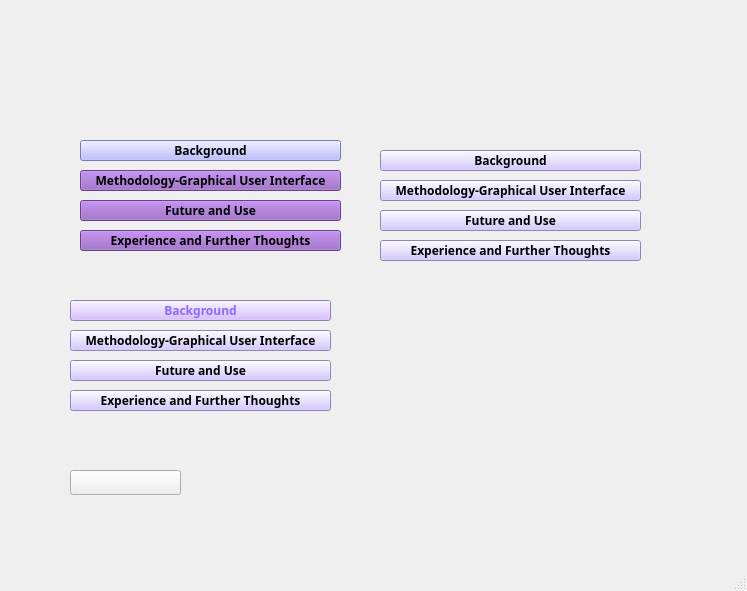
<?xml version="1.0" encoding="UTF-8"?>
<ui version="4.0">
 <class>MainWindow</class>
 <widget class="QMainWindow" name="MainWindow">
  <property name="geometry">
   <rect>
    <x>0</x>
    <y>0</y>
    <width>747</width>
    <height>591</height>
   </rect>
  </property>
  <property name="windowTitle">
   <string>MainWindow</string>
  </property>
  <widget class="QWidget" name="centralwidget">
   <widget class="PyDMFrame" name="PyDMFrame">
    <property name="geometry">
     <rect>
      <x>50</x>
      <y>10</y>
      <width>291</width>
      <height>241</height>
     </rect>
    </property>
    <property name="sizePolicy">
     <sizepolicy hsizetype="Expanding" vsizetype="Expanding">
      <horstretch>45</horstretch>
      <verstretch>45</verstretch>
     </sizepolicy>
    </property>
    <property name="toolTip">
     <string/>
    </property>
    <widget class="PyDMPushButton" name="PRACTICEBUTTON">
     <property name="geometry">
      <rect>
       <x>30</x>
       <y>130</y>
       <width>261</width>
       <height>21</height>
      </rect>
     </property>
     <property name="baseSize">
      <size>
       <width>1</width>
       <height>0</height>
      </size>
     </property>
     <property name="font">
      <font>
       <family>Sans Serif</family>
       <pointsize>9</pointsize>
       <weight>75</weight>
       <bold>true</bold>
      </font>
     </property>
     <property name="toolTip">
      <string/>
     </property>
     <property name="styleSheet">
      <string notr="true">border-color: rgb(0, 0, 0);
background-color: rgb(170, 170, 255);</string>
     </property>
     <property name="text">
      <string> Background </string>
     </property>
     <property name="flat">
      <bool>false</bool>
     </property>
    </widget>
    <widget class="PyDMPushButton" name="PyDMPushButton_2">
     <property name="geometry">
      <rect>
       <x>30</x>
       <y>160</y>
       <width>261</width>
       <height>21</height>
      </rect>
     </property>
     <property name="baseSize">
      <size>
       <width>1</width>
       <height>0</height>
      </size>
     </property>
     <property name="font">
      <font>
       <family>Sans Serif</family>
       <pointsize>9</pointsize>
       <weight>75</weight>
       <bold>true</bold>
      </font>
     </property>
     <property name="toolTip">
      <string/>
     </property>
     <property name="styleSheet">
      <string notr="true">border-color: rgb(0, 0, 0);
background-color: rgb(144, 90, 189);</string>
     </property>
     <property name="text">
      <string>Methodology-Graphical User Interface</string>
     </property>
     <property name="flat">
      <bool>false</bool>
     </property>
    </widget>
    <widget class="PyDMPushButton" name="PyDMPushButton_3">
     <property name="geometry">
      <rect>
       <x>30</x>
       <y>190</y>
       <width>261</width>
       <height>21</height>
      </rect>
     </property>
     <property name="baseSize">
      <size>
       <width>1</width>
       <height>0</height>
      </size>
     </property>
     <property name="font">
      <font>
       <family>Sans Serif</family>
       <pointsize>9</pointsize>
       <weight>75</weight>
       <bold>true</bold>
      </font>
     </property>
     <property name="toolTip">
      <string/>
     </property>
     <property name="styleSheet">
      <string notr="true">border-color: rgb(0, 0, 0);
background-color: rgb(144, 90, 189);</string>
     </property>
     <property name="text">
      <string>Future and Use</string>
     </property>
     <property name="flat">
      <bool>false</bool>
     </property>
    </widget>
    <widget class="PyDMPushButton" name="PyDMPushButton_4">
     <property name="geometry">
      <rect>
       <x>30</x>
       <y>220</y>
       <width>261</width>
       <height>21</height>
      </rect>
     </property>
     <property name="baseSize">
      <size>
       <width>1</width>
       <height>0</height>
      </size>
     </property>
     <property name="font">
      <font>
       <family>Sans Serif</family>
       <pointsize>9</pointsize>
       <weight>75</weight>
       <bold>true</bold>
      </font>
     </property>
     <property name="toolTip">
      <string/>
     </property>
     <property name="styleSheet">
      <string notr="true">border-color: rgb(0, 0, 0);
background-color: rgb(144, 90, 189);</string>
     </property>
     <property name="text">
      <string>Experience and Further Thoughts</string>
     </property>
     <property name="flat">
      <bool>false</bool>
     </property>
    </widget>
   </widget>
   <widget class="PyDMPushButton" name="PyDMPushButton_5">
    <property name="geometry">
     <rect>
      <x>70</x>
      <y>330</y>
      <width>261</width>
      <height>21</height>
     </rect>
    </property>
    <property name="baseSize">
     <size>
      <width>1</width>
      <height>0</height>
     </size>
    </property>
    <property name="font">
     <font>
      <family>Sans Serif</family>
      <pointsize>9</pointsize>
      <weight>75</weight>
      <bold>true</bold>
     </font>
    </property>
    <property name="toolTip">
     <string/>
    </property>
    <property name="styleSheet">
     <string notr="true">border-color: rgb(0, 0, 0);
background-color: rgb(144, 90, 189);
background-color: rgb(201, 185, 255);</string>
    </property>
    <property name="text">
     <string>Methodology-Graphical User Interface</string>
    </property>
    <property name="flat">
     <bool>false</bool>
    </property>
   </widget>
   <widget class="PyDMPushButton" name="PyDMPushButton_6">
    <property name="geometry">
     <rect>
      <x>70</x>
      <y>360</y>
      <width>261</width>
      <height>21</height>
     </rect>
    </property>
    <property name="baseSize">
     <size>
      <width>1</width>
      <height>0</height>
     </size>
    </property>
    <property name="font">
     <font>
      <family>Sans Serif</family>
      <pointsize>9</pointsize>
      <weight>75</weight>
      <bold>true</bold>
     </font>
    </property>
    <property name="toolTip">
     <string/>
    </property>
    <property name="styleSheet">
     <string notr="true">border-color: rgb(0, 0, 0);
background-color: rgb(144, 90, 189);
background-color: rgb(201, 185, 255);</string>
    </property>
    <property name="text">
     <string>Future and Use</string>
    </property>
    <property name="flat">
     <bool>false</bool>
    </property>
   </widget>
   <widget class="PyDMPushButton" name="PyDMPushButton_7">
    <property name="geometry">
     <rect>
      <x>70</x>
      <y>300</y>
      <width>261</width>
      <height>21</height>
     </rect>
    </property>
    <property name="baseSize">
     <size>
      <width>1</width>
      <height>0</height>
     </size>
    </property>
    <property name="font">
     <font>
      <family>Sans Serif</family>
      <pointsize>9</pointsize>
      <weight>75</weight>
      <bold>true</bold>
     </font>
    </property>
    <property name="toolTip">
     <string/>
    </property>
    <property name="styleSheet">
     <string notr="true">color: rgb(170, 101, 255);
background-color: rgb(206, 174, 255);
color: rgb(140, 102, 255);
selection-background-color: rgb(56, 76, 255);</string>
    </property>
    <property name="text">
     <string> Background </string>
    </property>
    <property name="flat">
     <bool>false</bool>
    </property>
   </widget>
   <widget class="PyDMPushButton" name="PyDMPushButton_8">
    <property name="geometry">
     <rect>
      <x>70</x>
      <y>390</y>
      <width>261</width>
      <height>21</height>
     </rect>
    </property>
    <property name="baseSize">
     <size>
      <width>1</width>
      <height>0</height>
     </size>
    </property>
    <property name="font">
     <font>
      <family>Sans Serif</family>
      <pointsize>9</pointsize>
      <weight>75</weight>
      <bold>true</bold>
     </font>
    </property>
    <property name="toolTip">
     <string/>
    </property>
    <property name="styleSheet">
     <string notr="true">border-color: rgb(0, 0, 0);
background-color: rgb(144, 90, 189);
background-color: rgb(201, 185, 255);</string>
    </property>
    <property name="text">
     <string>Experience and Further Thoughts</string>
    </property>
    <property name="flat">
     <bool>false</bool>
    </property>
   </widget>
   <widget class="PyDMPushButton" name="PyDMPushButton_9">
    <property name="geometry">
     <rect>
      <x>380</x>
      <y>240</y>
      <width>261</width>
      <height>21</height>
     </rect>
    </property>
    <property name="baseSize">
     <size>
      <width>1</width>
      <height>0</height>
     </size>
    </property>
    <property name="font">
     <font>
      <family>Sans Serif</family>
      <pointsize>9</pointsize>
      <weight>75</weight>
      <bold>true</bold>
     </font>
    </property>
    <property name="toolTip">
     <string/>
    </property>
    <property name="styleSheet">
     <string notr="true">border-color: rgb(0, 0, 0);
background-color: rgb(144, 90, 189);
background-color: rgb(201, 185, 255);</string>
    </property>
    <property name="text">
     <string>Experience and Further Thoughts</string>
    </property>
    <property name="flat">
     <bool>false</bool>
    </property>
   </widget>
   <widget class="PyDMPushButton" name="PyDMPushButton_10">
    <property name="geometry">
     <rect>
      <x>380</x>
      <y>210</y>
      <width>261</width>
      <height>21</height>
     </rect>
    </property>
    <property name="baseSize">
     <size>
      <width>1</width>
      <height>0</height>
     </size>
    </property>
    <property name="font">
     <font>
      <family>Sans Serif</family>
      <pointsize>9</pointsize>
      <weight>75</weight>
      <bold>true</bold>
     </font>
    </property>
    <property name="toolTip">
     <string/>
    </property>
    <property name="styleSheet">
     <string notr="true">border-color: rgb(0, 0, 0);
background-color: rgb(144, 90, 189);
background-color: rgb(201, 185, 255);</string>
    </property>
    <property name="text">
     <string>Future and Use</string>
    </property>
    <property name="flat">
     <bool>false</bool>
    </property>
   </widget>
   <widget class="PyDMPushButton" name="PyDMPushButton_11">
    <property name="geometry">
     <rect>
      <x>380</x>
      <y>180</y>
      <width>261</width>
      <height>21</height>
     </rect>
    </property>
    <property name="baseSize">
     <size>
      <width>1</width>
      <height>0</height>
     </size>
    </property>
    <property name="font">
     <font>
      <family>Sans Serif</family>
      <pointsize>9</pointsize>
      <weight>75</weight>
      <bold>true</bold>
     </font>
    </property>
    <property name="toolTip">
     <string/>
    </property>
    <property name="styleSheet">
     <string notr="true">border-color: rgb(0, 0, 0);
background-color: rgb(144, 90, 189);
background-color: rgb(201, 185, 255);</string>
    </property>
    <property name="text">
     <string>Methodology-Graphical User Interface</string>
    </property>
    <property name="flat">
     <bool>false</bool>
    </property>
   </widget>
   <widget class="PyDMPushButton" name="PyDMPushButton_12">
    <property name="geometry">
     <rect>
      <x>380</x>
      <y>150</y>
      <width>261</width>
      <height>21</height>
     </rect>
    </property>
    <property name="baseSize">
     <size>
      <width>1</width>
      <height>0</height>
     </size>
    </property>
    <property name="font">
     <font>
      <family>Sans Serif</family>
      <pointsize>9</pointsize>
      <weight>75</weight>
      <bold>true</bold>
     </font>
    </property>
    <property name="toolTip">
     <string/>
    </property>
    <property name="styleSheet">
     <string notr="true">border-color: rgb(0, 0, 0);
background-color: rgb(144, 90, 189);
background-color: rgb(201, 185, 255);</string>
    </property>
    <property name="text">
     <string> Background </string>
    </property>
    <property name="flat">
     <bool>false</bool>
    </property>
   </widget>
   <widget class="PyDMRelatedDisplayButton" name="PyDMRelatedDisplayButton">
    <property name="geometry">
     <rect>
      <x>70</x>
      <y>470</y>
      <width>111</width>
      <height>25</height>
     </rect>
    </property>
    <property name="toolTip">
     <string/>
    </property>
    <property name="alarmSensitiveContent" stdset="0">
     <bool>false</bool>
    </property>
    <property name="alarmSensitiveBorder" stdset="0">
     <bool>true</bool>
    </property>
    <property name="PyDMToolTip" stdset="0">
     <string/>
    </property>
    <property name="channel" stdset="0">
     <string/>
    </property>
    <property name="PyDMIcon" stdset="0">
     <string/>
    </property>
    <property name="filenames" stdset="0">
     <stringlist>
      <string>angle_x1.ui</string>
     </stringlist>
    </property>
    <property name="titles" stdset="0">
     <stringlist>
      <string>X1</string>
     </stringlist>
    </property>
    <property name="showIcon" stdset="0">
     <bool>true</bool>
    </property>
    <property name="macros" stdset="0">
     <stringlist>
      <string>{}</string>
     </stringlist>
    </property>
    <property name="openInNewWindow" stdset="0">
     <bool>false</bool>
    </property>
    <property name="passwordProtected" stdset="0">
     <bool>false</bool>
    </property>
    <property name="password" stdset="0">
     <string/>
    </property>
    <property name="protectedPassword" stdset="0">
     <string/>
    </property>
    <property name="followSymlinks" stdset="0">
     <bool>false</bool>
    </property>
   </widget>
  </widget>
  <widget class="QMenuBar" name="menubar">
   <property name="geometry">
    <rect>
     <x>0</x>
     <y>0</y>
     <width>747</width>
     <height>23</height>
    </rect>
   </property>
  </widget>
  <widget class="QStatusBar" name="statusbar"/>
 </widget>
 <customwidgets>
  <customwidget>
   <class>PyDMFrame</class>
   <extends>QFrame</extends>
   <header>pydm.widgets.frame</header>
   <container>1</container>
  </customwidget>
  <customwidget>
   <class>PyDMPushButton</class>
   <extends>QPushButton</extends>
   <header>pydm.widgets.pushbutton</header>
  </customwidget>
  <customwidget>
   <class>PyDMRelatedDisplayButton</class>
   <extends>QPushButton</extends>
   <header>pydm.widgets.related_display_button</header>
  </customwidget>
 </customwidgets>
 <resources/>
 <connections/>
</ui>
